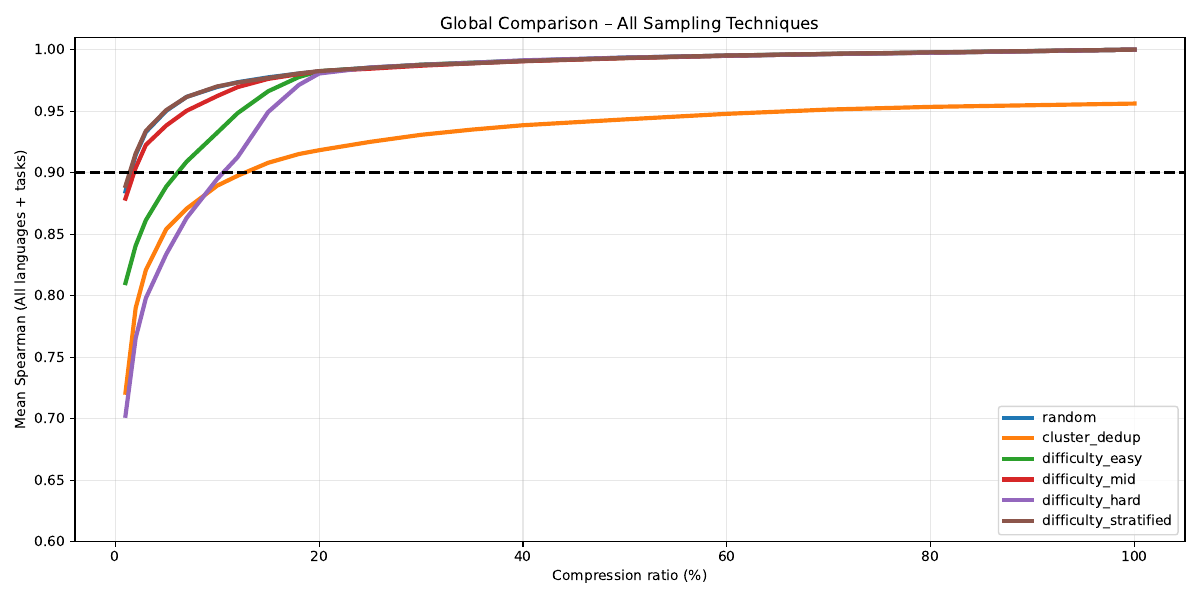

Reproduce this figure in Python.
import json
from pathlib import Path
import numpy as np
import matplotlib.pyplot as plt

BASE_MAIN = Path("outputs_compression")
BASE_DIFF = BASE_MAIN / "adaptive_results_difficulty"

LANGUAGES = ["en", "it", "ko", "es", "de", "pt_br", "ca", "eu", "gl"]

ALL_TECHNIQUES = [
    "random",
    "cluster_dedup",
    "difficulty_easy",
    "difficulty_mid",
    "difficulty_hard",
    "difficulty_stratified",
]

tech_colors = {
    "random": "#1f77b4",
    "cluster_dedup": "#ff7f0e",
    "difficulty_easy": "#2ca02c",
    "difficulty_mid": "#d62728",
    "difficulty_hard": "#9467bd",
    "difficulty_stratified": "#8c564b",
}

plt.figure(figsize=(12, 6))

global_collector = {tech: {} for tech in ALL_TECHNIQUES}

for lang in LANGUAGES:


    main_path = BASE_MAIN / f"adaptive_results_{lang}.json"
    if main_path.exists():
        with open(main_path, "r", encoding="utf-8") as f:
            main_data = json.load(f)
    else:
        main_data = {"tasks": {}}

    diff_path = BASE_DIFF / f"adaptive_results_{lang}.json"
    if diff_path.exists():
        with open(diff_path, "r", encoding="utf-8") as f:
            diff_data = json.load(f)
    else:
        diff_data = {"tasks": {}}

    tasks = {}
    tasks.update(main_data["tasks"])
    for task, val in diff_data["tasks"].items():
        if task not in tasks:
            tasks[task] = val
        else:

            if "techniques" not in tasks[task]:
                tasks[task]["techniques"] = {}
            tasks[task]["techniques"].update(val.get("techniques", {}))

    for task_data in tasks.values():
        if "error" in task_data:
            continue

        for tech in ALL_TECHNIQUES:
            tech_data = task_data["techniques"].get(tech)
            if tech_data is None:
                continue

            for ratio_str, ratio_data in tech_data["ratios"].items():
                ratio = float(ratio_str)
                spearman = ratio_data["spearman_aggregated"]

                if not np.isnan(spearman):
                    global_collector[tech].setdefault(ratio, []).append(spearman)

for tech in ALL_TECHNIQUES:
    if not global_collector[tech]:
        continue

    ratios = sorted(global_collector[tech].keys())
    means = [np.mean(global_collector[tech][r]) for r in ratios]

    plt.plot(
        [r * 100 for r in ratios],
        means,
        label=tech,
        color=tech_colors.get(tech, "gray"),
        linewidth=3,
    )

plt.axhline(0.90, linestyle="--", color="black", linewidth=2)

plt.xlabel("Compression ratio (%)")
plt.ylabel("Mean Spearman (All languages + tasks)")
plt.title("Global Comparison – All Sampling Techniques")
plt.ylim(0.6, 1.01)
plt.grid(True, alpha=0.3)
plt.legend()
plt.tight_layout()

output_dir = Path("dataset_compression") / "plots" / "overall"
output_dir.mkdir(parents=True, exist_ok=True)

plt.savefig(output_dir / "line_chart_comparison.pdf")
plt.close()

print("Saved line_chart_comparison.pdf")

# run: python -m dataset_compression.plots.overall.line_chart_comparison